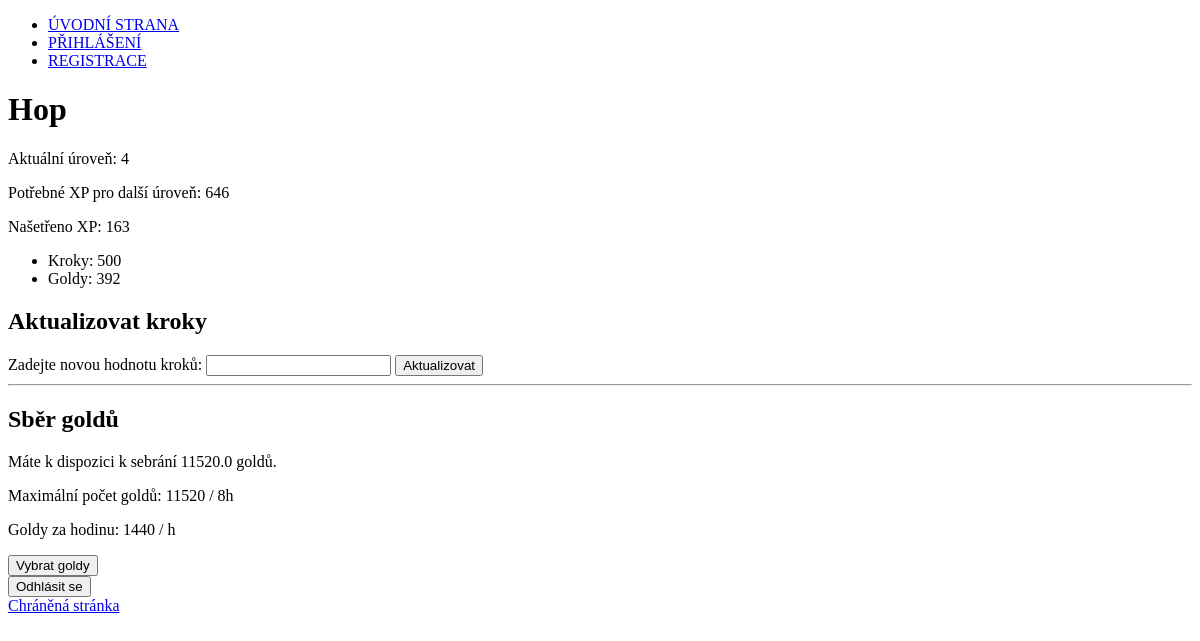
Before: /profile (signed in) with the older database file.
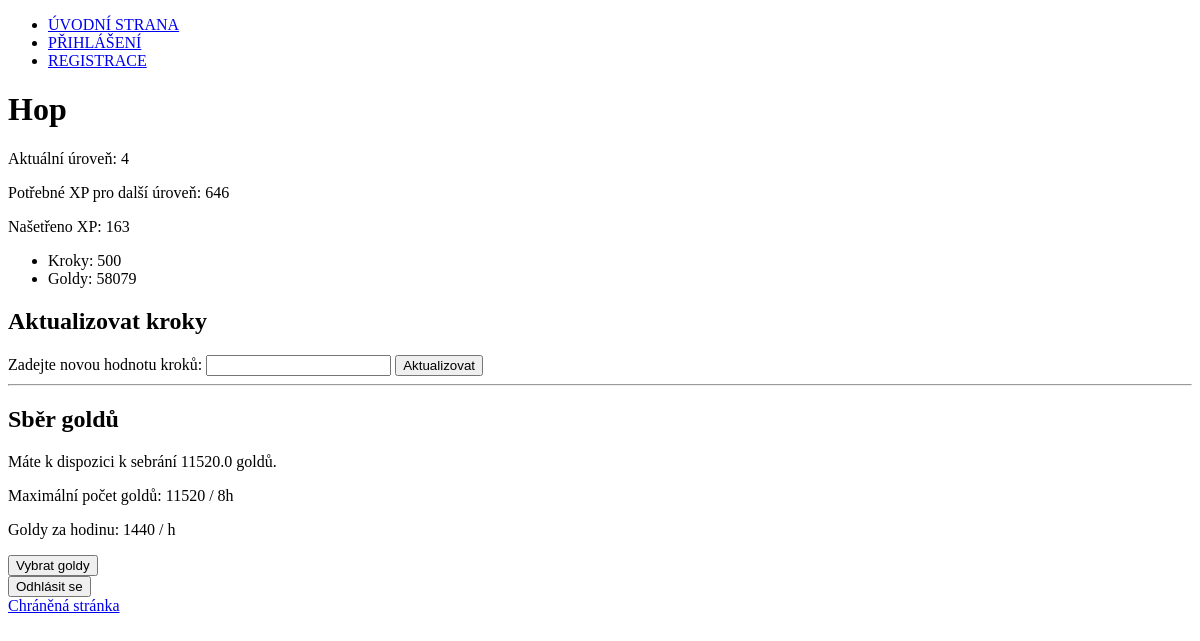
After: the same page with the newer database file.
### hracapp/models.py (models this page shows, shortened)
class CustomUser(AbstractUser):
    name = models.CharField(max_length=100, blank=True, null=True)
    surname = models.CharField(max_length=100, blank=True, null=True)
    GENDER_CHOICES = (
        ('male', 'Muž'),
        ('female', 'Žena'),
        ('other', 'Jiné'),
    )
    gender = models.CharField(max_length=10, choices=GENDER_CHOICES, blank=True, null=True)
    steps = models.IntegerField(("Počet kroků"), blank=True, null=True)
    gold = models.IntegerField(("Počet GOLDŮ"), default=1)
    rohlik = models.IntegerField(("Počet ROHLÍKŮ"), default=1)
    gold_growth_coefficient = models.FloatField(("Koeficient růstu GOLDŮ"), default=1.0)
    last_gold_collection = models.DateTimeField(blank=True, null=True, default=models.functions.Now)
    HP = models.IntegerField(("Počet životů"), default=10, blank=True, null=True)
    strength = models.IntegerField(("Síla"), default=1, blank=True, null=True)
    dexterity = models.IntegerField(("Obratnost"), default=1, blank=True, null=True)
    intelligence = models.IntegerField(("Inteligence"), default=1, blank=True, null=True)
    charisma = models.IntegerField(("Charisma"), default=1, blank=True, null=True)
    vitality = models.IntegerField(("Vitalita"), default=1, blank=True, null=True)
    skill = models.IntegerField(("Zručnost"), default=1, blank=True, null=True)

### hracapp/views.py (the view, shortened to what this page needs)
# urls.py: path('profile', views.profile, name='profile-url'),
@login_required
def profile(request):
    if request.user.steps is None:
        request.user.steps = 1
        request.user.save()
    XP_aktual, lvl_aktual, lvl_next, XP_potrebne_next = calculate_xp_and_level(request.user.steps)
    collected_gold, gold_growth_coefficient, gold_limit, gold_per_hour = calculate_gold(request.user, lvl_aktual)
    context = {
        'XP_aktual': XP_aktual,
        'lvl_aktual': lvl_aktual,
        'lvl_next': lvl_next,
        'XP_potrebne_next': XP_potrebne_next,
        'collected_gold': collected_gold,
        'gold_growth_coefficient': gold_growth_coefficient,
        'gold_limit': gold_limit,
        'gold_per_hour': gold_per_hour,
    }
    return render_profile(request, context)

### hracapp/views.py (called while the page is built)
def calculate_xp_and_level(steps):
    if steps is None:
        steps = 0
    XP_aktual = steps
    lvl_aktual = 1
    lvl_next = 2
    XP_potrebne_next = round((22*lvl_aktual)*((lvl_next)*1.1))
    for lvl in range(1, 500):
        XP_potrebne = round((22*lvl)*((lvl**1.1)))
        if XP_aktual >= XP_potrebne:
            XP_aktual -= XP_potrebne
            lvl_aktual += 1
            lvl_next = lvl_aktual + 1
            XP_potrebne_next = round((22*lvl_next)*((lvl_next**1.1)))
        else:
            break
    return XP_aktual, lvl_aktual, lvl_next, XP_potrebne_next

def render_profile(request, context):
    return render(request, 'hracapp/profile.html', context)

### hracapp/templates/hracapp/profile.html (shortened to what this page needs)
{% extends "base.html" %}
{% block content %}
  <h1>{{ request.user.username }}</h1>
  <p>Aktuální úroveň: {{ lvl_aktual }}</p>
  <p>Potřebné XP pro další úroveň: {{ XP_potrebne_next }}</p>
  <p>Našetřeno XP: {{ XP_aktual }}</p>
  <ul>
    <li>Kroky: {{ request.user.steps }}</li>
    <li>Goldy: {{ request.user.gold }}</li>
  </ul>
  <h2>Aktualizovat kroky</h2>
  <form method="post">
      <label for="steps">Zadejte novou hodnotu kroků:</label>
      <input type="number" name="steps" id="steps" required>
      <button type="submit">Aktualizovat</button>
  </form>
  <hr>
  <h2>Sběr goldů</h2>
  <form method="post">
      <p>Máte k dispozici k sebrání {{ collected_gold }} goldů.</p>
      <p>Maximální počet goldů: {{ gold_limit }} / 8h</p>
      <p>Goldy za hodinu: {{ gold_per_hour }} / h</p>
      <button type="submit">Vybrat goldy</button>
  </form>
  <form method="post" action="{% url 'logout-url' %}">
      <button type="submit">Odhlásit se</button>
  </form>
  <a href="{% url 'protected-page-url' %}">Chráněná stránka</a>
{% endblock content %}

Changed rows visible on the page:
changed CustomUser "Hop": user.gold "392" → "58079"
